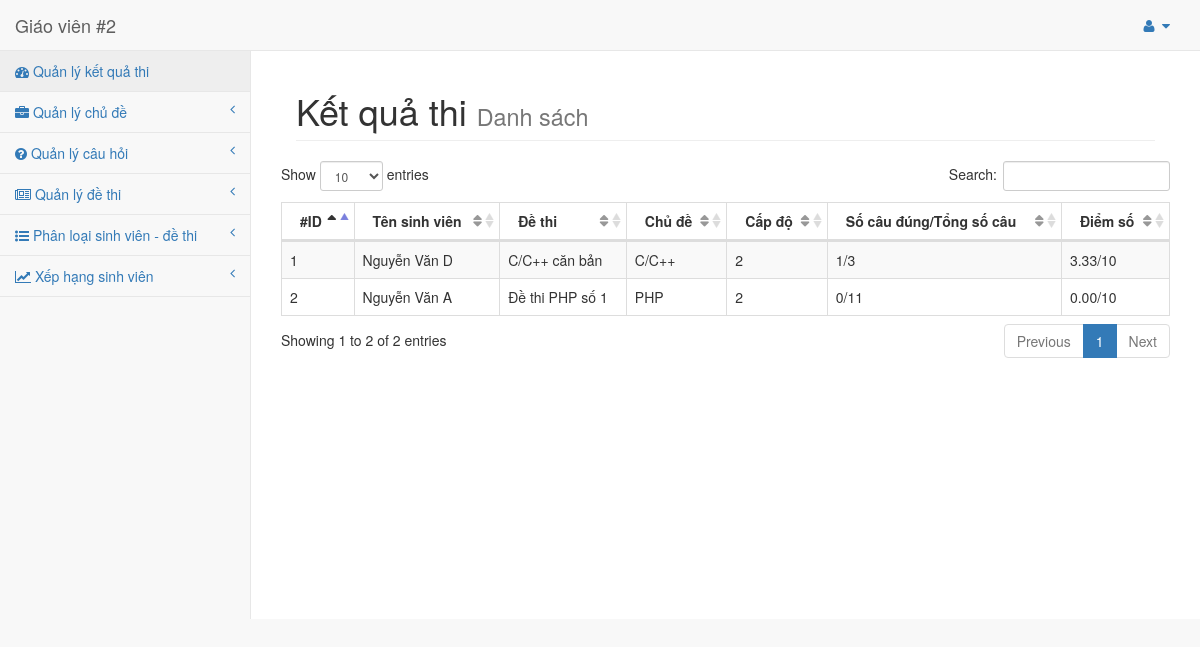
The app's page /?url=dashboard (signed in) with its own data.
### tables this page shows
CREATE TABLE `result` (
  `result_id` smallint(10) NOT NULL,
  `subject_id` smallint(10) DEFAULT NULL,
  `student_id` smallint(10) DEFAULT NULL,
  `result` varchar(255) DEFAULT NULL,
  `created_at` timestamp NOT NULL DEFAULT current_timestamp() ON UPDATE current_timestamp()
);

CREATE TABLE `student` (
  `student_id` smallint(10) NOT NULL,
  `email` varchar(255) DEFAULT NULL,
  `password` text DEFAULT NULL,
  `fullname` text NOT NULL,
  `created_at` timestamp NOT NULL DEFAULT current_timestamp() ON UPDATE current_timestamp(),
  `birthday` date DEFAULT NULL,
  `card` text DEFAULT NULL,
  `phone` text DEFAULT NULL,
  `class` text DEFAULT NULL,
  `status` tinyint(1) DEFAULT 0
);

CREATE TABLE `subject` (
  `subject_id` smallint(10) NOT NULL,
  `name` varchar(255) NOT NULL,
  `description` text DEFAULT NULL,
  `level` int(10) DEFAULT NULL,
  `theme_id` smallint(10) DEFAULT NULL,
  `created_at` timestamp NOT NULL DEFAULT current_timestamp() ON UPDATE current_timestamp(),
  `pass` text DEFAULT NULL,
  `time` int(11) DEFAULT NULL,
  `user_id` smallint(10) NOT NULL
);

CREATE TABLE `theme` (
  `theme_id` smallint(10) NOT NULL,
  `name` varchar(255) NOT NULL,
  `description` text NOT NULL,
  `created_at` timestamp NOT NULL DEFAULT current_timestamp() ON UPDATE current_timestamp(),
  `user_id` smallint(10) NOT NULL
);

### mvc/views/admin.php (called while the page is built)
<?php require_once "./mvc/views/adminhtml/index.php" ?>
<?php require_once "./mvc/views/adminhtml/header.php" ?>
<?php require_once "./mvc/views/adminhtml/menu.php" ?>
<?php require_once "./mvc/views/adminhtml/".$data["page"].".php" ?>
<?php require_once "./mvc/views/adminhtml/footer.php" ?>

### mvc/core/Controller.php (called while the page is built, shortened)
<?php
class Controller
{
    public function view($view, $data=[])
    {
        require_once "./mvc/views/".$view.".php";
    }
}

### mvc/controllers/dashboard.php (called while the page is built, shortened)
<?php
class dashboard extends Controller
{
    public function execute()
    {
        $model = $this->model('ResultModel');
        $data = $model->getAllHistory();
        $this->view("admin", ["page" => "dashboard","title" => "Quản lý kết quả thi","history" => $data]);
    }
}

### mvc/core/App.php (called while the page is built, shortened)
<?php
class App{
    protected $action = "execute";
    function __construct(){
        $arr = $this->UrlProcess();
        if(!is_null($arr)) {
            if( file_exists("./mvc/controllers/".$arr[0].".php") ){
                unset($arr[0]);
            }
        }
        $this->controller = new $this->controller;
        $this->params = $arr?array_values($arr):[];
        call_user_func_array([$this->controller, $this->action], $this->params );
    }
    function UrlProcess(){
        if( isset($_GET["url"]) ){
            return explode("/", filter_var(trim($_GET["url"], "/")));
        }
    }
}
?>

### index.php (called while the page is built, shortened)
<?php
$myApp = new App();

### mvc/core/DB.php (called while the page is built, shortened)
<?php
class DB
{
    protected $servername = "multiple-choice.mysql.database.azure.com";
    protected $username = "it19tclcdt3";
    protected $password = "CNTTDT3@";
    public function __construct()
    {
        $this->con = mysqli_connect($this->servername, $this->username, $this->password);
    }
}

### mvc/models/ResultModel.php (called while the page is built, shortened)
<?php
class ResultModel extends DB
{
    public function getAllHistory()
    {
        $sql = "SELECT rs.*, s.name subject_name, s.level, t.name, st.fullname FROM result AS rs
                LEFT OUTER JOIN subject s on s.subject_id = rs.subject_id
                LEFT JOIN theme t on s.theme_id = t.theme_id
                LEFT JOIN student st on st.student_id = rs.student_id
                ORDER BY created_at DESC";
        $result = mysqli_query($this->con, $sql);
        $data = [];
        while ($row = mysqli_fetch_assoc($result)) {
            $data[] = $row;
        }
        return $data;
    }
}

### mvc/views/adminhtml/dashboard.php (the view)
<div id="page-wrapper">
    <div class="container-fluid">
        <div class="row">
            <div class="col-lg-12">
                <h1 class="page-header">Kết quả thi
                    <small>Danh sách</small>
                </h1>
            </div>
            <?php if(!empty($data['history'])): ?>
            <table class="table table-striped table-bordered table-hover" id="dataTables-example">
                <thead>
                <tr align="center">
                    <th>#ID</th>
                    <th>Tên sinh viên</th>
                    <th>Đề thi</th>
                    <th>Chủ đề</th>
                    <th>Cấp độ</th>
                    <th>Số câu đúng/Tổng số câu</th>
                    <th>Điểm số</th>
                </tr>
                </thead>
                <tbody>
                    <?php $count = 1; ?>
                    <?php foreach ($data['history'] as $item): ?>
                        <?php
                            $result = explode("/", $item['result']);
                            $score = $result[0]*(10/$result[1]);
                        ?>
                        <tr>
                            <td><?= $count ?></td>
                            <td><?= $item['fullname']; ?></td>
                            <td><?= $item['subject_name']; ?></td>
                            <td><?= $item['name']; ?></td>
                            <td><?= $item['level']; ?></td>
                            <td><?= $item['result']; ?></td>
                            <td><?= number_format($score, 2, '.', '') ?>/10</td>
                        </tr>
                        <?php $count ++ ?>
                    <?php endforeach; ?>
                </tbody>
            </table>
            <?php else: ?>
                <div class="col-lg-12">Hiện tại chưa có sinh viên nào làm bài</div>
            <?php endif; ?>
        </div>
    </div>
</div>

### mvc/views/adminhtml/index.php (shortened to what this page needs)
<!DOCTYPE html>
<html lang="en">
<head>
    <link href="./public/bower_components/bootstrap/dist/css/bootstrap.min.css" rel="stylesheet">
    <link href="./public/bower_components/metisMenu/dist/metisMenu.min.css" rel="stylesheet">
    <link href="./public/css/sb-admin-2.css" rel="stylesheet">
    <link href="./public/css/admin.css" rel="stylesheet">
    <link href="./public/bower_components/font-awesome/css/font-awesome.min.css" rel="stylesheet" type="text/css">
    <link href="./public/bower_components/datatables-plugins/integration/bootstrap/3/dataTables.bootstrap.css" rel="stylesheet">
    <link href="./public/bower_components/datatables-responsive/css/dataTables.responsive.css" rel="stylesheet">
</head>
<body>
    <div id="wrapper">

### mvc/views/adminhtml/header.php (shortened to what this page needs)
<nav class="navbar navbar-default navbar-static-top" role="navigation" style="margin-bottom: 0">
   <div class="navbar-header">
       <a class="navbar-brand" href="?url=dashboard"><?= $_SESSION['is_admin'] == 0 ? 'Nhà trường':'Giáo viên #'.$_SESSION['user_id'] ?></a>
   </div>
   <ul class="nav navbar-top-links navbar-right">
       <li class="dropdown">
           <a class="dropdown-toggle" data-toggle="dropdown" href="#">
               <i class="fa fa-user fa-fw"></i>  <i class="fa fa-caret-down"></i>
           </a>
       </li>
   </ul>

### mvc/views/adminhtml/menu.php (shortened to what this page needs)
    <div class="navbar-default sidebar" role="navigation">
        <div class="sidebar-nav navbar-collapse">
            <ul class="nav" id="side-menu">
                <?php if($_SESSION['is_admin'] == 0 || $_SESSION['is_admin'] == 1): ?>
                <li>
                    <a href="?url=dashboard"><i class="fa fa-tachometer" aria-hidden="true"></i> Quản lý kết quả thi</a>
                </li>
                <?php endif; ?>
                <?php if($_SESSION['is_admin'] == 0 || $_SESSION['is_admin'] == 1): ?>
                <li>
                    <a href="#"><i class="fa fa-briefcase" aria-hidden="true"></i> Quản lý chủ đề<span class="fa arrow"></span></a>
                </li>
                <li>
                    <a href="#"><i class="fa fa-question-circle" aria-hidden="true"></i> Quản lý câu hỏi<span class="fa arrow"></span></a>
                </li>
                <li>
                    <a href="#"><i class="fa fa-newspaper-o" aria-hidden="true"></i> Quản lý đề thi<span class="fa arrow"></span></a>
                </li>
                <?php endif; ?>
                <?php if($_SESSION['is_admin'] == 1): ?>
                <li>
                    <a href="#"><i class="fa fa-list-ul" aria-hidden="true"></i> Phân loại sinh viên - đề thi<span class="fa arrow"></span></a>
                </li>
                <?php endif; ?>
                <li>
                    <a href="#"><i class="fa fa-line-chart" aria-hidden="true"></i> Xếp hạng sinh viên<span class="fa arrow"></span></a>
                </li>
            </ul>
        </div>
    </div>
</nav>

### mvc/views/adminhtml/footer.php (shortened to what this page needs)
</div>
</body>
</html>

### public/css/sb-admin-2.css (style rules this page uses)
body { background-color: #f8f8f8; }
#wrapper { width: 100%; }
#page-wrapper { padding: 0 15px; min-height: 568px; background-color: #fff; }
@media (min-width:768px) { #page-wrapper { position: inherit; margin: 0 0 0 250px; padding: 0 30px; border-left: 1px solid #e7e7e7; } }
.navbar-top-links { margin-right: 0; }
.navbar-top-links li { display: inline-block; }
.navbar-top-links li:last-child { margin-right: 15px; }
.navbar-top-links li a { padding: 15px; min-height: 50px; }
.sidebar .sidebar-nav.navbar-collapse { padding-right: 0; padding-left: 0; }
.sidebar ul li { border-bottom: 1px solid #e7e7e7; }
.sidebar ul li a.active { background-color: #eee; }
.sidebar .arrow { float: right; }
.sidebar .fa.arrow:before { content: "\f104"; }
@media (min-width:768px) { .sidebar { z-index: 1; position: absolute; width: 250px; margin-top: 51px; } }
table.dataTable thead .sorting, table.dataTable thead .sorting_asc, table.dataTable thead .sorting_desc, table.dataTable thead .sorting_asc_disabled, table.dataTable thead .sorting_desc_disabled { background: 0 0; }
table.dataTable thead .sorting_asc:after { content: "\f0de"; float: right; font-family: fontawesome; }
table.dataTable thead .sorting:after { content: "\f0dc"; float: right; font-family: fontawesome; color: rgba(50,50,50,.5); }

### records on screen
result: student.fullname "Nguyễn Văn D", subject.name "C/C++ căn bản", theme.name "C/C++", subject.level "2", result "1/3", result "3.33"
result: student.fullname "Nguyễn Văn A", subject.name "Đề thi PHP số 1", theme.name "PHP", subject.level "2", result "0/11", result "0.00"

### other values on screen
$_SESSION['user_id'] "2"
